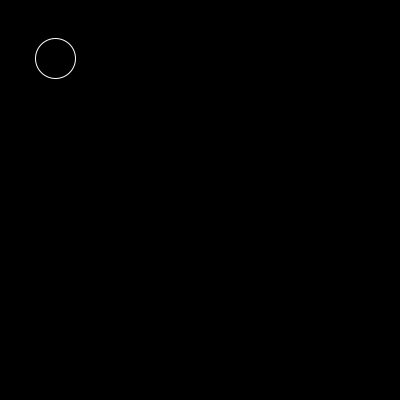
Frame 1 (no input)
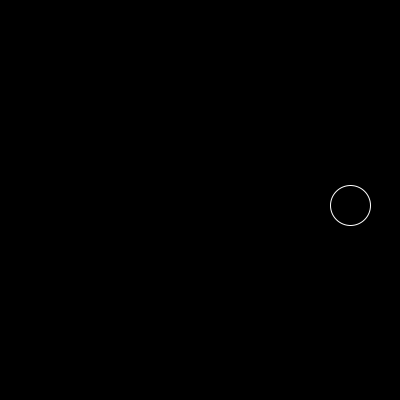
Frame 60 (the mouse pressed at the canvas centre just before this capture)
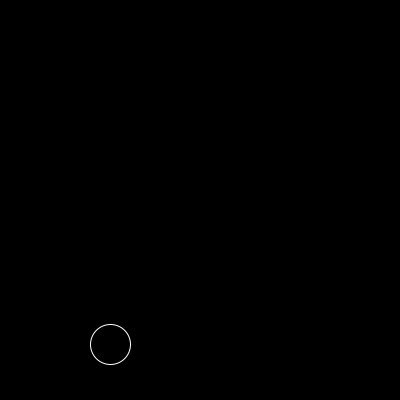
Frame 120 (the mouse held since frame 60 and released just before this capture)

The Processing sketch that drew these frames (run headless with seeded random() and noise(); from frame 60 on, the mouse is pressed at the canvas centre):

// Processing sketch: Circle_bounce
// ── Circle_bounce.pde
void setup() {
  size(400, 400);
  noFill();
  stroke(255);
}

int rad = 20;
float speed = 10, xdirection = 1, ydirection = 1, angle = PI / 3;
float xspeed = speed * cos(angle), yspeed = speed * sin(angle), xpos = width / 2, ypos = height / 2;

void draw() {
  background(0);
  xpos += xspeed * xdirection;
  ypos += yspeed * ydirection;
  if (xpos + rad >= width || xpos <= rad)
    xdirection *= -1;
  if (ypos + rad >= height || ypos <= rad)
    ydirection *= -1;
  ellipse(xpos, ypos, 2 * rad, 2 * rad);
}
